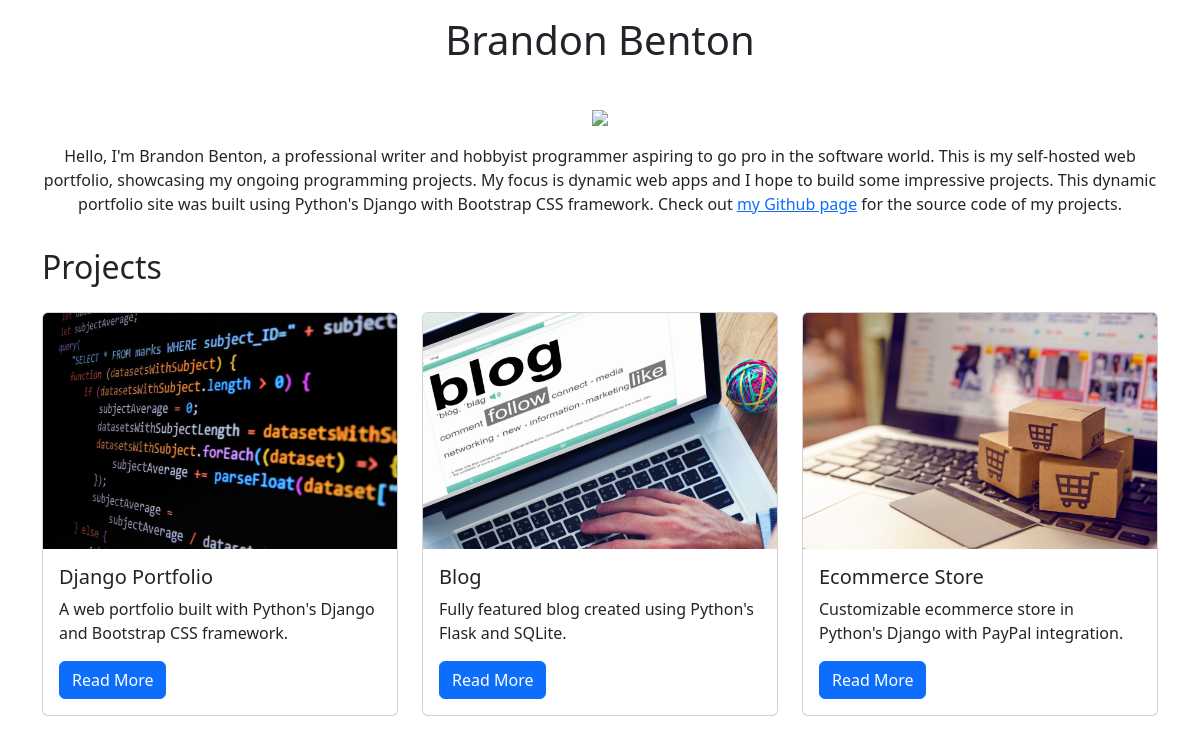
Before: / with the older database file.
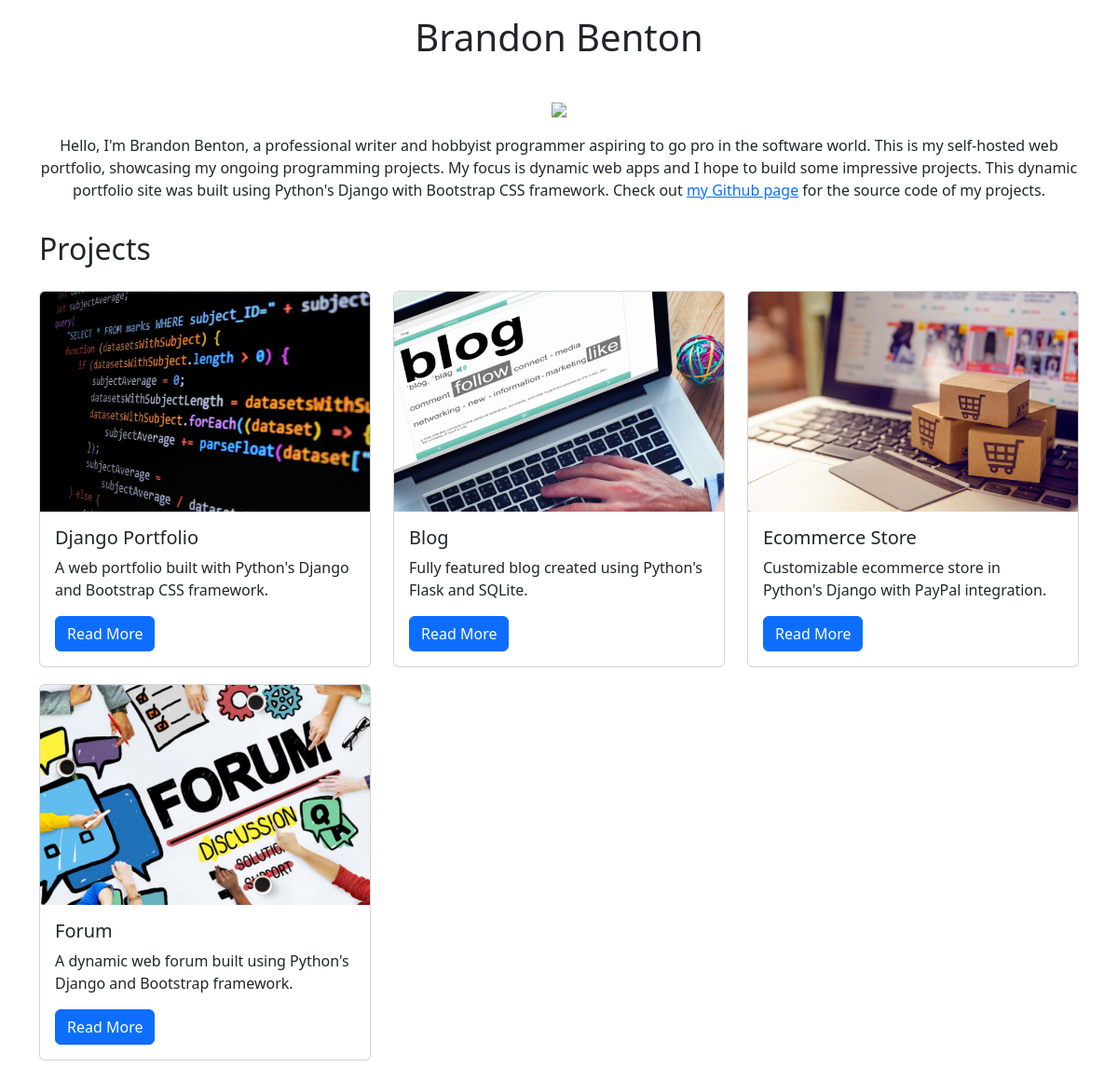
After: the same page with the newer database file.
### projects/models.py (models this page shows)
class Project(models.Model):
    title = models.CharField(max_length=100)
    description = models.TextField()
    technology = models.CharField(max_length=20)
    image = models.FileField(upload_to="project_images/", blank=True)

### projects/views.py (the view)
# urls.py: path('', views.project_index, name='project_index'),
def project_index(request):
    projects = Project.objects.all()
    context = {
        "projects": projects
    }
    return render(request, "projects/project_index.html", context)

### projects/templates/projects/project_index.html (shortened to what this page needs)
{% extends "base.html" %}
{% load static %}
{% block page_content %}
<div class="row">
    <center><h1>Brandon Benton</h1></center>
</div>
<div class="row">
    <center>
    <div class="col-md-4">
        <img src="https://portfolio-8nkh.onrender.com/media/project_images/ProfileTransparent.png">
    </div>
    </center>
</div>
<div class="row">
        <p style="text-align:center;">
        Hello, I'm Brandon Benton, a professional
        writer and hobbyist programmer aspiring
        to go pro in the software world. This is
        my self-hosted web portfolio, showcasing
        my ongoing programming projects. My
        focus is dynamic web apps and I hope to
        build some impressive projects. This
        dynamic portfolio site was built using
        Python's Django with Bootstrap CSS
        framework. Check out <a href="https://github.com/bdbenton5255">my Github page</a>
        for the source code of my projects.
        </p>
</div>
<h2>Projects</h2>
<div class="row">
{% for project in projects %}
    <div class="col-md-4" style="padding-top:10px">
        <div class="card mb-2">
            {% if project.image %}
                <img class="card-img-top" src="{{ project.image.url }}">
            {% endif %}
            <div class="card-body">
                <h5 class="card-title">{{ project.title }}</h5>
                <p class="card-text">{{ project.description }}</p>
                <a href="{% url 'project_detail' project.pk %}"
                   class="btn btn-primary">
                    Read More
                </a>
            </div>
        </div>
    </div>
    {% endfor %}
</div>
{% endblock %}

Changed rows visible on the page:
added Project: image (picture), title "Forum", description "A dynamic web forum built using Python's Django and Bootstrap framework."
